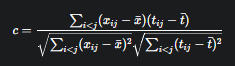
#> input picture Machine Learning/Clustering/Evaluation Metrics/images/cophen.png, 235 x 66 px
$ jupyter execute 'Cophenetic Correlation Coefficient.ipynb'
#> lines starting #> are read from the running program, lines starting #| are printed output that depends on the picture
1. [Cophenetic Correlation Coefficient](#cophenetic-correlation-coefficient)

#### Cophenetic Correlation Coefficient:
- measure how well dendogram preserves the pairwise distance or dissimilarities between the original points
- calculated for dendogram at different threshold
- the cophenetic distance is the distance associated with the vertical lines in the dendogram
- higher the value, the better
- to calcuate the cophenetic correlation coefficient
    - cophentic distance between data points
    - original distance between data points
        - euclidean, manhattan, minkowski, etc
    - average of original distances of all points
    - average of cophenetic distance of all points

[cell 1]
from PIL import Image
from IPython.display import display

img = Image.open('images/cophen.png')
#> img is the input picture: PIL image 235x66 RGBA; mean R, G, B, A 41.9, 42.8, 43.8, 255
new_image = img.resize((370, 100))
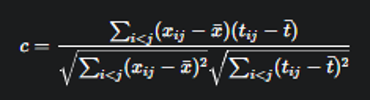
#> new_image: PIL image 370x100 RGBA; mean R, G, B, A 41.9, 42.8, 43.8, 255
display(new_image)


$ run again, with Machine Learning/Clustering/Evaluation Metrics/images/dunn.png copied over Machine Learning/Clustering/Evaluation Metrics/images/cophen.png
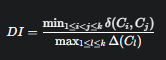
#> input picture Machine Learning/Clustering/Evaluation Metrics/images/dunn.png, 166 x 60 px
#> img is the input picture: PIL image 166x60 RGBA; mean R, G, B, A 43.7, 44.7, 45.6, 255
#> `new_image = img.resize((370, 100))`:
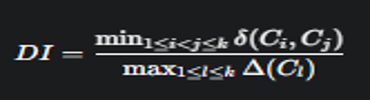
#> new_image: PIL image 370x100 RGBA; mean R, G, B, A 43.7, 44.6, 45.6, 255

$ run again, with Machine Learning/Clustering/Evaluation Metrics/images/dunn1.png copied over Machine Learning/Clustering/Evaluation Metrics/images/cophen.png
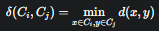
#> input picture Machine Learning/Clustering/Evaluation Metrics/images/dunn1.png, 159 x 31 px
#> img is the input picture: PIL image 159x31 RGBA; mean R, G, B, A 47.1, 48.2, 48.8, 255
#> `new_image = img.resize((370, 100))`:
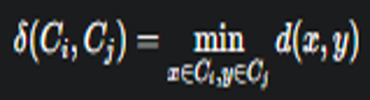
#> new_image: PIL image 370x100 RGBA; mean R, G, B, A 47.1, 48.2, 48.8, 255

$ run again, with Machine Learning/Clustering/Evaluation Metrics/images/f-measure.png copied over Machine Learning/Clustering/Evaluation Metrics/images/cophen.png
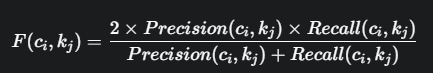
#> input picture Machine Learning/Clustering/Evaluation Metrics/images/f-measure.png, 433 x 73 px
#> img is the input picture: PIL image 433x73 RGBA; mean R, G, B, A 47.2, 48.2, 49.1, 255
#> `new_image = img.resize((370, 100))`:
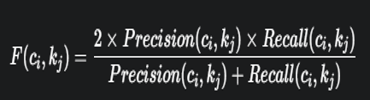
#> new_image: PIL image 370x100 RGBA; mean R, G, B, A 47.2, 48.1, 49.1, 255
